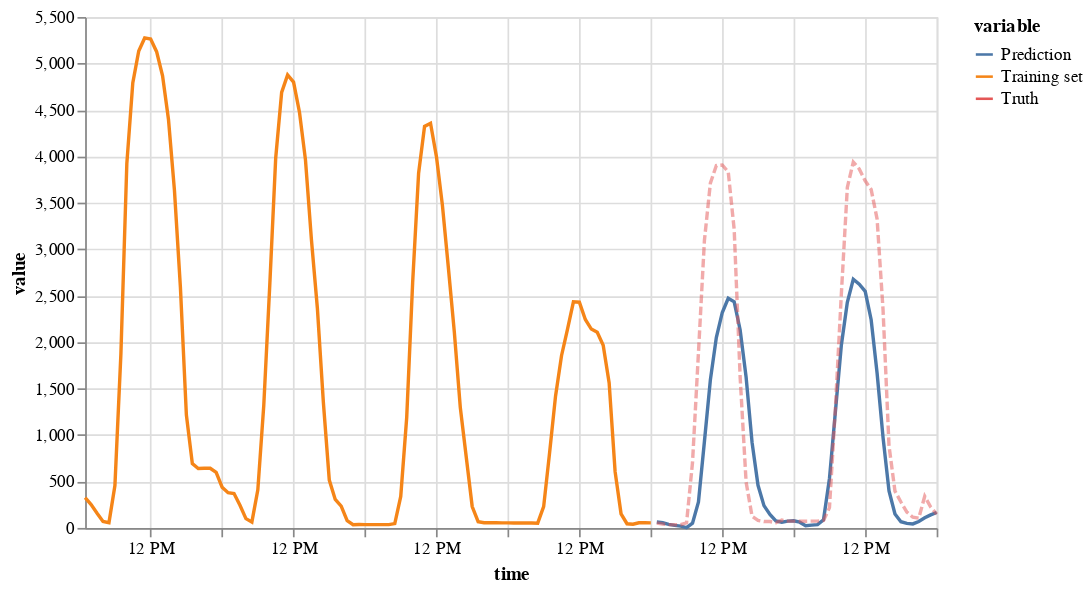

The code cell stored with this chart in its notebook:
### Code cell
on.plots.prediction(train[-96:], pred, test[:48])

### Figure 1 — Vega specification as saved in the notebook (floating-point values rounded to 4 significant figures; data arrays with more than 128 entries replaced by an {"elided": "..."} marker saying what was removed)
{"$schema": "https://vega.github.io/schema/vega/v5.json", "data": [{"name": "source_0", "values": {"elided": "192 records"}, "transform": [{"type": "formula", "expr": "toDate(datum['time'])", "as": "time"}]}, {"name": "source_0_y_domain_value", "values": [{"min": 3.961, "max": 5275.0}]}, {"name": "source_0_color_domain_variable", "values": [{"variable": "Training set"}, {"variable": "Prediction"}, {"variable": "Truth"}]}], "marks": [{"type": "group", "name": "pathgroup", "from": {"facet": {"data": "source_0", "name": "faceted_path_main", "groupby": ["variable"]}}, "encode": {"update": {"width": {"field": {"signal": null, "datum": null, "group": "width", "parent": null}}, "height": {"field": {"signal": null, "datum": null, "group": "height", "parent": null}}}}, "marks": [{"type": "line", "name": "marks", "from": {"data": "faceted_path_main"}, "sort": {"field": "datum[\"time\"]"}, "encode": {"update": {"stroke": {"field": "variable", "scale": "color"}, "description": {"signal": "\"time: \" + (timeFormat(datum[\"time\"], '%b %d, %Y')) + \"; value: \" + (format(datum[\"value\"], \"\")) + \"; variable: \" + (isValid(datum[\"variable\"]) ? datum[\"variable\"] : \"\"+datum[\"variable\"])"}, "strokeDash": [{"value": [5, 2], "test": "(datum.variable === 'Truth')"}, {"value": [0]}], "opacity": [{"value": 0.5, "test": "(datum.variable === 'Truth')"}, {"value": 1}], "x": {"field": "time", "scale": "x"}, "y": {"field": "value", "scale": "y"}, "defined": {"signal": "isValid(datum[\"time\"]) && isFinite(+datum[\"time\"]) && isValid(datum[\"value\"]) && isFinite(+datum[\"value\"])"}}}, "style": ["line"]}]}], "scales": [{"name": "x", "type": "time", "domain": {"data": "source_0", "field": "time"}, "range": [0, {"signal": "width"}]}, {"name": "y", "type": "linear", "domain": [{"signal": "(data(\"source_0_y_domain_value\")[0] || {}).min"}, {"signal": "(data(\"source_0_y_domain_value\")[0] || {}).max"}], "range": [{"signal": "height"}, 0], "nice": true, "zero": true}, {"name": "color", "type": "ordinal", "domain": {"data": "source_0_color_domain_variable", "field": "variable", "sort": true}, "range": "category"}], "axes": [{"scale": "x", "ticks": false, "zindex": 0, "orient": "bottom", "domain": false, "gridScale": "y", "tickCount": {"signal": "ceil(width/40)"}, "labels": false, "maxExtent": 0, "minExtent": 0, "aria": false, "grid": true}, {"scale": "y", "zindex": 0, "grid": true, "gridScale": "x", "orient": "left", "aria": false, "tickCount": {"signal": "ceil(height/40)"}, "domain": false, "maxExtent": 0, "minExtent": 0, "ticks": false, "labels": false}, {"scale": "x", "tickCount": {"signal": "ceil(width/40)"}, "zindex": 0, "labelFlush": true, "labelOverlap": true, "title": "time", "orient": "bottom", "grid": false}, {"scale": "y", "grid": false, "labelOverlap": true, "zindex": 0, "orient": "left", "tickCount": {"signal": "ceil(height/40)"}, "title": "value"}], "legends": [{"stroke": "color", "symbolType": "stroke", "title": "variable", "encode": {"symbols": {"update": {"opacity": {"value": 1}}}}}], "padding": 5, "width": 500, "background": "white", "style": "cell", "height": 300}
